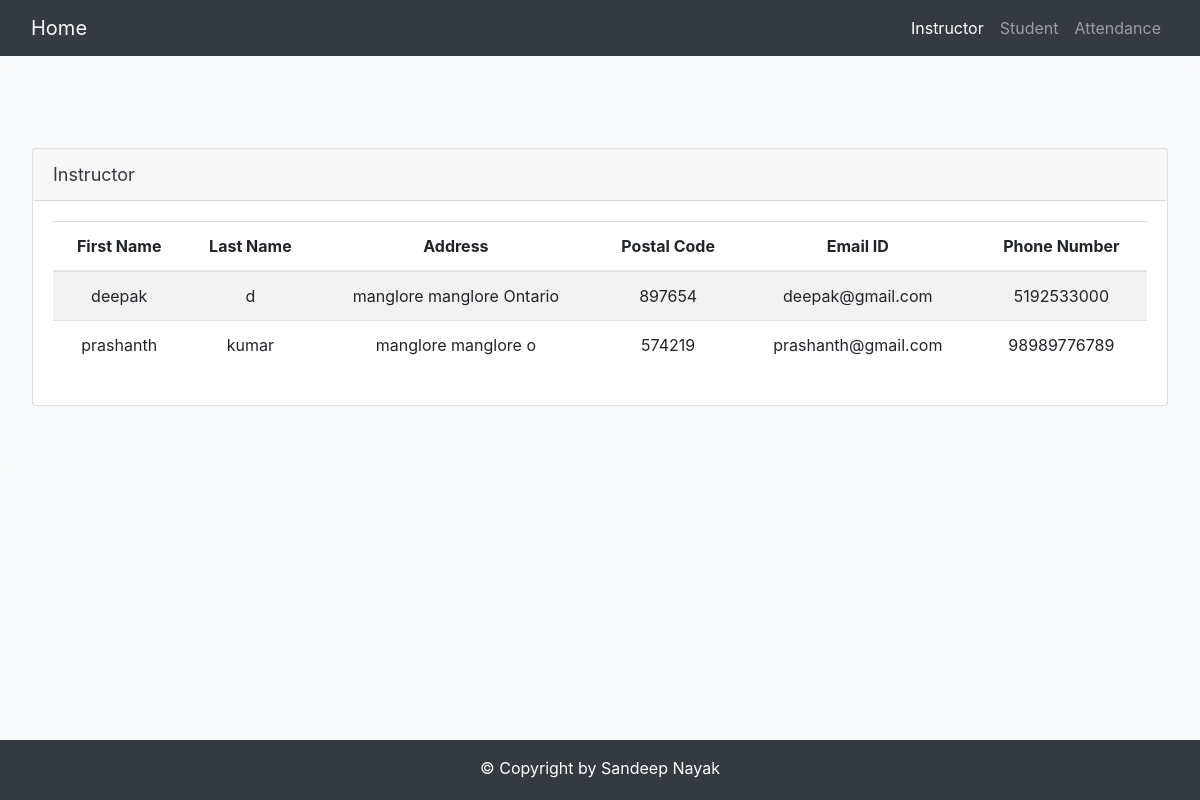
The page /instructor/ on the database its author committed.
### student/models.py (models this page shows, shortened)
class Instructor(models.Model):
    first_name = models.CharField(max_length=100)
    last_name = models.CharField(max_length=100)
    street_name = models.CharField(max_length=100, default="NA")
    city = models.CharField(max_length=100, default="NA")
    province = models.CharField(max_length=100, default="NA")
    postal_code = models.CharField(max_length=10, default="NA")
    email_ID = models.CharField(max_length=50)
    phone_number = models.CharField(validators=[phone_regex], max_length=17, blank=True)
    def address(self):
        return self.street_name + " " + self.city + " " + self.province

### student/views.py (the view)
# urls.py: path('instructor/', views.InstructorIndexView.as_view(), name='instructor'),
class InstructorIndexView(generic.ListView):
    template_name = 'student/instructor.html'
    def get_queryset(self):
        return Instructor.objects.all()

### student/templates/student/instructor.html (shortened to what this page needs)
{% extends 'student/base.html' %}
{% load staticfiles%}
{% block css %}
<link rel="stylesheet" href="{% static 'student\student.css' %}">
{% endblock %}
{% block activeinstructor %}active{% endblock %}
{% block body %}
<div class="jumbotron bg-light"  style="margin-top:12px; margin-bottom:70px;">
    <div class="row">
        <div class="col col-lg-12">
            <div style="margin-top:1em" class="card">
                <div class="card-header text-dark table-heading">Instructor</div>
                <div class="card-body panel-full">
                    <table class="table table-responsive-sm table-striped table-condensed sortable">
                        <thead>
                            <tr class="text-center">
                                <th align="center">First Name</th>
                                <th align="center">Last Name</th>
                                <th align="center">Address</th>
                                <th align="center">Postal Code</th>
                                <th align="center">Email ID</th>
                                <th align="center">Phone Number</th>
                            </tr>
                        </thead>
                        <tbody>
                            {% for ins in object_list %}
                            <tr class="text-center">
                                <td>{{ ins.first_name }}</td>
                                <td>{{ ins.last_name }}</td>
                                <td>{{ ins.address }}</td>
                                <td>{{ ins.postal_code }}</td>
                                <td>{{ ins.email_ID }}</td>
                                <td>{{ ins.phone_number }}</td>
                            </tr>
                            {% endfor %}
                        </tbody>
                    </table>
                </div>
            </div>
        </div>
    </div>
</div>
{% endblock %}

### student/static/student/student.css (style rules this page uses)
.table-heading { font-size: 18px; }

### rows shown on the page
Instructor: first_name "deepak", last_name "d", address "manglore manglore Ontario", postal_code "897654", email_ID "deepak@gmail.com", phone_number "5192533000"
Instructor: first_name "prashanth", last_name "kumar", address "manglore manglore o", postal_code "574219", email_ID "prashanth@gmail.com", phone_number "98989776789"
